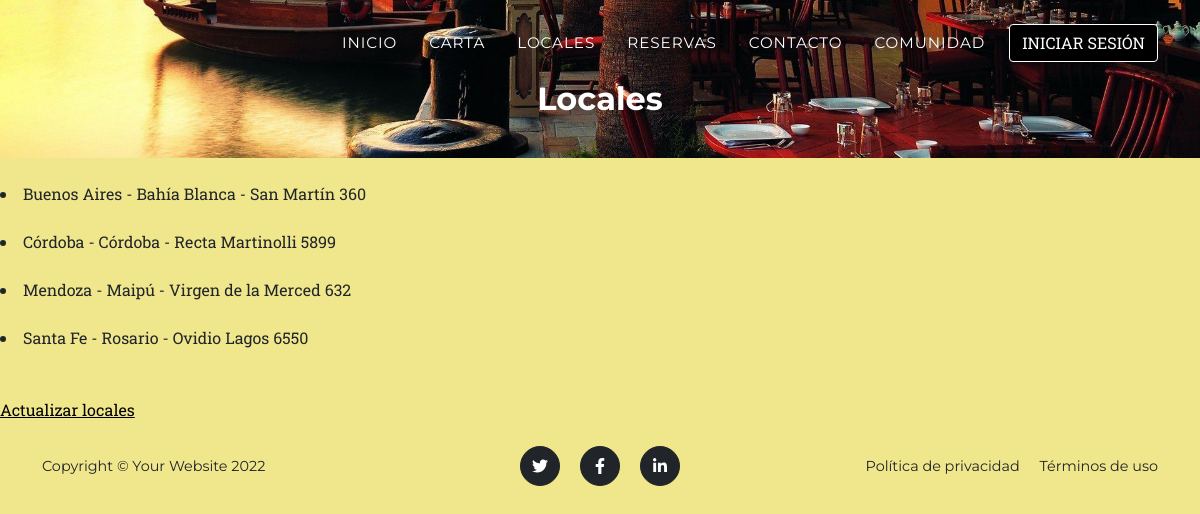
The page /AppRestaurante/local/ on the database as committed earlier.
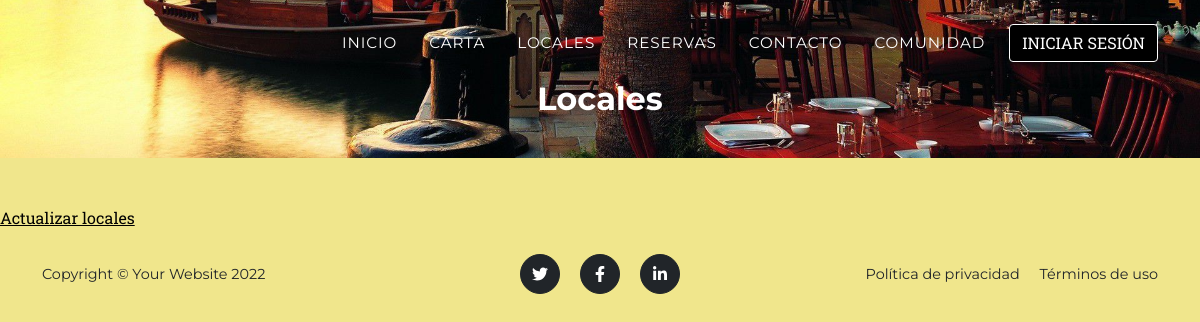
The same page on the database as committed later.
### AppRestaurante/models.py (models this page shows)
class Local(models.Model):
    provincia = models.CharField(max_length=20)
    localidad = models.CharField(max_length=20)
    direccion = models.CharField(max_length=40)
    telefono = models.CharField(max_length=15)
    capacidad = models.IntegerField()
    imagen = models.ImageField(upload_to='local', null=True, blank=True)
    def __str__(self):
        return f"{self.provincia} - {self.localidad} - {self.direccion}"

### AppRestaurante/views.py (the view)
# urls.py: path('local/', views.local, name="Local"),
def local(request):
    locales = Local.objects.order_by('provincia').all()
    return render(request, "local.html", {"locales": locales})

### AppRestaurante/Templates/local.html (shortened to what this page needs)
{% extends 'padre.html' %}
{% load static %}
{% block header %}<h2>Locales</h2>{% endblock header %}
{% block contenidoQueCambia %}
<br>
{% for l in locales  %}
    <li>{{l}}</li>
    <br>
{% endfor %}
<br>
<a style="color: black;", href= "{% url 'ActualizarLocal' %}">Actualizar locales</a>
{% endblock contenidoQueCambia %}

### AppRestaurante/Templates/padre.html (shortened to what this page needs)
<!DOCTYPE html>
<html lang="en">
    <head>
        {% load static %}
        <link href="{% static 'css/style.css' %}" rel="stylesheet" />
        <link href="{% static 'css/styles.css' %}" rel="stylesheet" />
    </head>
    <body id="page-top" style="background-color: khaki;">
        <nav class="navbar navbar-expand-lg navbar-dark fixed-top" id="mainNav">
            <div class="container">
                <div class="collapse navbar-collapse" id="navbarResponsive">
                    <ul class="navbar-nav text-uppercase ms-auto py-4 py-lg-0">
                        <li class="nav-item"><a class="nav-link" href="{% url 'Inicio' %}">Inicio</a></li>
                        <li class="nav-item"><a class="nav-link" href="{% url 'Menu' %}">Carta</a></li>
                        <li class="nav-item"><a class="nav-link" href="{% url 'Local' %}">Locales</a></li>
                        <li class="nav-item"><a class="nav-link" href="{% url 'Reserva' %}">Reservas</a><li>
                        <li class="nav-item"><a class="nav-link" href="{% url 'Contacto' %}">Contacto</a></li>
                        <li class="nav-item"><a class="nav-link" href="{% url 'Comunidad' %}">Comunidad</a></li>
                         {% if not request.user.is_authenticated %}
                            <li class="nav-item"><a class="btn btn-primary" style="background-color: black; border-color: white;" href="{% url 'Login' %}">Iniciar sesión</a></li>
                         {% endif %}
                    </ul>
                </div>
            </div>
        </nav>
        <header>
            {% block header %}
            {% endblock header %}
        </header>
        {% block contenidoQueCambia %}
        {% endblock contenidoQueCambia %}
        <footer class="footer py-4">
            <div class="container">
                <div class="row align-items-center">
                    <div class="col-lg-4 text-lg-start">Copyright &copy; Your Website 2022</div>
                    <div class="col-lg-4 my-3 my-lg-0">
                        <a class="btn btn-dark btn-social mx-2" href="#!" aria-label="Twitter"><i class="fab fa-twitter"></i></a>
                        <a class="btn btn-dark btn-social mx-2" href="#!" aria-label="Facebook"><i class="fab fa-facebook-f"></i></a>
                        <a class="btn btn-dark btn-social mx-2" href="#!" aria-label="LinkedIn"><i class="fab fa-linkedin-in"></i></a>
                    </div>
                    <div class="col-lg-4 text-lg-end">
                        <a class="link-dark text-decoration-none me-3" href="#!">Política de privacidad</a>
                        <a class="link-dark text-decoration-none" href="#!">Términos de uso</a>
                    </div>
                </div>
            </div>
        </footer>
    </body>
</html>

### AppRestaurante/static/css/style.css (style rules this page uses)
body { margin: 0; }
header { padding-top:5rem; padding-bottom: 2rem; text-align: center; color: #fff; background-image: url("../assets/img/header-bg.jpg"); background-repeat: no-repeat; background-attachment: scroll; background-position: center center; background-size: cover; }
h2 { text-align: center; font-family: Verdana, Geneva, Tahoma, sans-serif; margin: 10px; }

Rows that differ between the two databases and show on the page:
removed Local: provincia+localidad+direccion "Buenos Aires - Bahía Blanca - San Martín 360"
removed Local: provincia+localidad+direccion "Córdoba - Córdoba - Recta Martinolli 5899"
removed Local: provincia+localidad+direccion "Mendoza - Maipú - Virgen de la Merced 632"
removed Local: provincia+localidad+direccion "Santa Fe - Rosario - Ovidio Lagos 6550"
